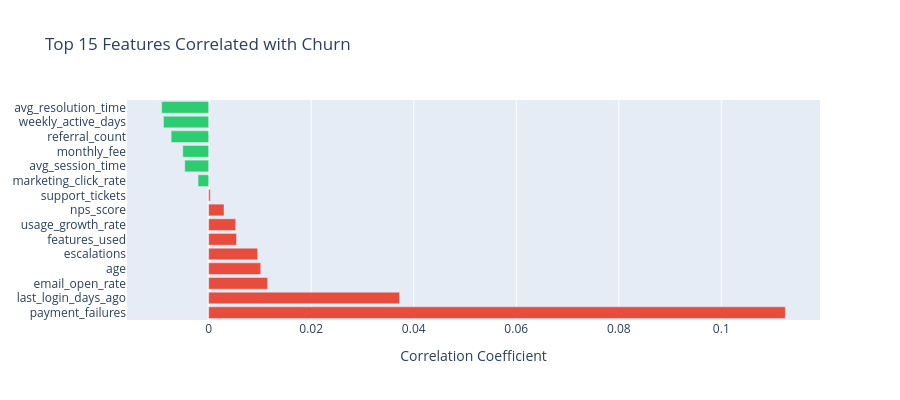

Notebook source saved alongside this figure:
### Code cell
# Find features most correlated with churn
churn_corr = corr_matrix['churn'].drop('churn').sort_values(ascending=False)

print("\n📊 TOP FEATURES CORRELÉES AVEC LE CHURN")
print("="*70)
print("\n✅ Corrélations positives (plus corrélées = plus de churn):")
print(churn_corr[churn_corr > 0].head(10))

print("\n⚠️ Corrélations négatives (moins corrélées = moins de churn):")
print(churn_corr[churn_corr < 0].head(10))

# Visualization
fig = go.Figure(data=[
    go.Bar(
        x=churn_corr.values[:15],
        y=churn_corr.index[:15],
        orientation='h',
        marker=dict(color=['#e74c3c' if v > 0 else '#2ecc71' for v in churn_corr.values[:15]])
    )
])
fig.update_layout(
    title="Top 15 Features Correlated with Churn",
    xaxis_title="Correlation Coefficient",
    height=400
)
fig.show()

### Figure 1 — Plotly figure (JSON) as saved in the notebook; plotly's stock layout.template omitted (floating-point values rounded to 4 significant figures)
{"data": [{"marker": {"color": ["#e74c3c", "#e74c3c", "#e74c3c", "#e74c3c", "#e74c3c", "#e74c3c", "#e74c3c", "#e74c3c", "#e74c3c", "#2ecc71", "#2ecc71", "#2ecc71", "#2ecc71", "#2ecc71", "#2ecc71"]}, "orientation": "h", "type": "bar", "x": [0.1125, 0.03725, 0.01151, 0.01016, 0.009561, 0.005435, 0.005276, 0.002996, 0.0003174, -0.002068, -0.004659, -0.005048, -0.007323, -0.008818, -0.009172], "y": ["payment_failures", "last_login_days_ago", "email_open_rate", "age", "escalations", "features_used", "usage_growth_rate", "nps_score", "support_tickets", "marketing_click_rate", "avg_session_time", "monthly_fee", "referral_count", "weekly_active_days", "avg_resolution_time"]}], "layout": {"height": 400, "title": {"text": "Top 15 Features Correlated with Churn"}, "xaxis": {"title": {"text": "Correlation Coefficient"}}}}
